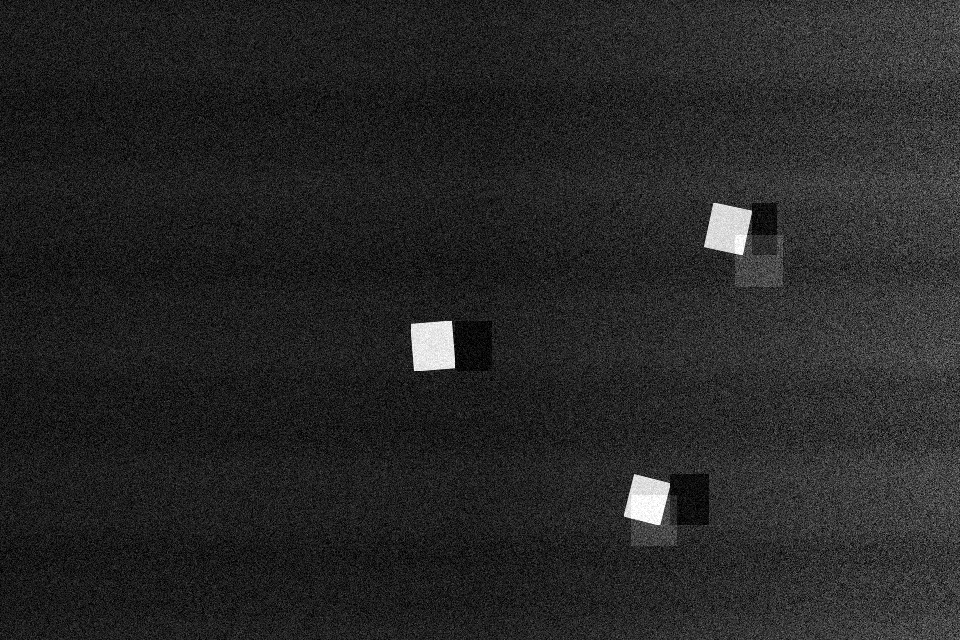
#> input picture sonar-guard-ai prototype/data/samples/sss_adv_barrels_02.png, 960 x 640 px
$ python -i yolo_branch.py   (imports and definitions only)
#> lines starting #> are read from the running program, lines starting #| are printed output that depends on the picture; after the words box and inside, x2 and y2 are one past the last pixel; in counts of white or black regions, pixels touching at a corner belong together
#> further down, picture is the input picture: shape (640, 960); min 0, max 255, mean 38.2
from __future__ import annotations

from dataclasses import dataclass, field
import cv2
import numpy as np

from app.config import DEBRIS_CLASSES, WEIGHTS_DIR, YOLO_CONFIDENCE


@dataclass
class Detection:
    x: int
    y: int
    w: int
    h: int
    score: float
    label: str
    source: str
    extras: dict = field(default_factory=dict)


class YoloBranch:
    """Known-class detector. Uses Ultralytics if weights exist, else OpenCV blobs."""

    def __init__(self) -> None:
        self._model = None
        weights = WEIGHTS_DIR / "yolo11n.pt"
        sonar_weights = WEIGHTS_DIR / "sonar_yolo11.pt"
        candidate = sonar_weights if sonar_weights.exists() else weights
        if candidate.exists():
            try:
                from ultralytics import YOLO

                self._model = YOLO(str(candidate))
            except Exception:
                self._model = None

    def detect(self, image: np.ndarray) -> list[Detection]:
        if self._model is not None:
            return self._yolo(image)
        return self._blob_fallback(image)

    def _yolo(self, image: np.ndarray) -> list[Detection]:
        rgb = cv2.cvtColor(image, cv2.COLOR_GRAY2BGR)
        results = self._model.predict(rgb, conf=YOLO_CONFIDENCE, verbose=False)
        detections: list[Detection] = []
        for result in results:
            if result.boxes is None:
                continue
            for box in result.boxes:
                x1, y1, x2, y2 = [int(v) for v in box.xyxy[0].tolist()]
                cls_id = int(box.cls[0]) if box.cls is not None else 0
                name = result.names.get(cls_id, DEBRIS_CLASSES[min(cls_id, len(DEBRIS_CLASSES) - 1)])
                detections.append(
                    Detection(
                        x=x1,
                        y=y1,
                        w=max(x2 - x1, 1),
                        h=max(y2 - y1, 1),
                        score=float(box.conf[0]),
                        label=name,
                        source="yolov11",
                    )
                )
        return detections

    def _blob_fallback(self, image: np.ndarray) -> list[Detection]:
        """Placeholder detector so the demo runs before sonar-trained YOLO weights exist."""
        blur = cv2.GaussianBlur(image, (5, 5), 0)
        _, mask = cv2.threshold(blur, 0, 255, cv2.THRESH_BINARY + cv2.THRESH_OTSU)
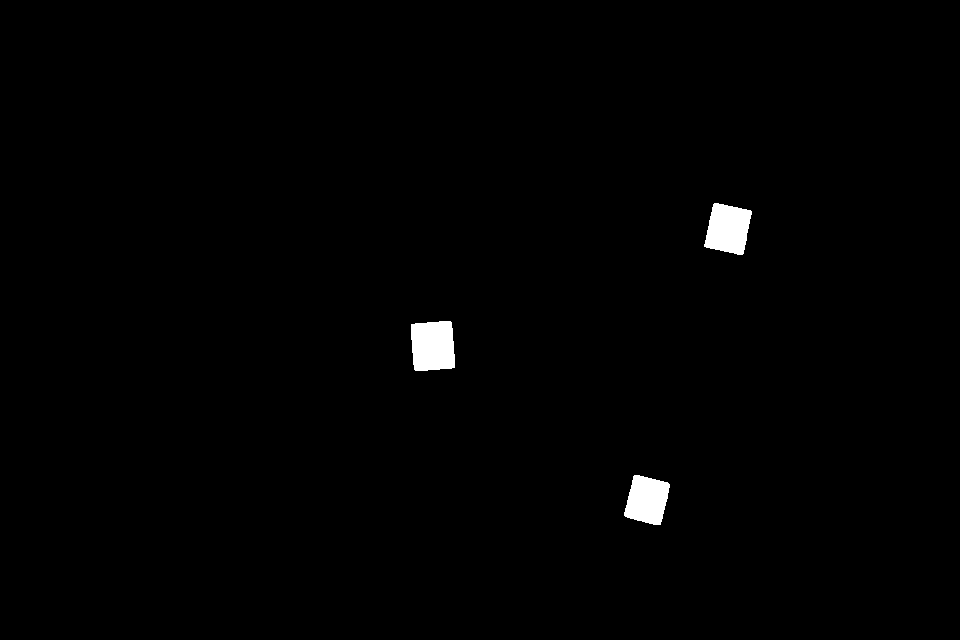
#> mask: shape (640, 960); 0.9% white; 3 white regions
        contours, _ = cv2.findContours(mask, cv2.RETR_EXTERNAL, cv2.CHAIN_APPROX_SIMPLE)
#> contours = 3 contours; box (x1, y1, x2, y2) and area: (411, 321, 455, 371) 1904, (704, 203, 752, 255) 1748, (624, 475, 670, 525) 1604
        detections: list[Detection] = []
        h, w = image.shape
#> h = 640; w = 960
        area_total = h * w
#> area_total = 614400
        min_area = min(area_total * 0.002, 1500)
#> min_area = 1228.8
        min_area = max(min_area, 180)
        for contour in contours:
            x, y, bw, bh = cv2.boundingRect(contour)
            area = bw * bh
            if area < min_area or bw > w * 0.6 or bh > h * 0.6:
                continue
            crop = image[y : y + bh, x : x + bw]
            brightness = float(np.mean(crop) / 255.0)
            aspect = bw / max(bh, 1)
            label = _heuristic_class(aspect, brightness)
            detections.append(
                Detection(
                    x=x,
                    y=y,
                    w=bw,
                    h=bh,
                    score=min(0.45 + brightness * 0.4, 0.92),
                    label=label,
                    source="blob_fallback",
                    extras={"note": "Replace with sonar-trained YOLOv11 weights in weights/sonar_yolo11.pt"},
                )
            )
#> this loop made 3 passes
#> (x, y, bw, bh, area, brightness, aspect) on passes 1 to 3: (624, 475, 46, 50, 2300, 0.725, 0.92), (411, 321, 44, 50, 2200, 0.832, 0.88), (704, 203, 48, 52, 2496, 0.684, 0.923)
#> pass 1, in _blob_fallback, `crop = image[y : y + bh, x : x + bw]`:
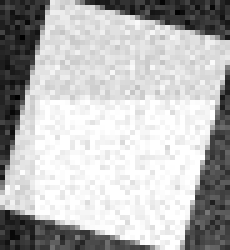
#> crop: shape (50, 46) (shown 5 times larger); min 0, max 255, mean 184.8
#> pass 2, in _blob_fallback, `crop = image[y : y + bh, x : x + bw]`:
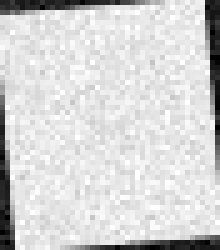
#> crop: shape (50, 44) (shown 5 times larger); min 0, max 255, mean 212.2
#> pass 3, in _blob_fallback, `crop = image[y : y + bh, x : x + bw]`:
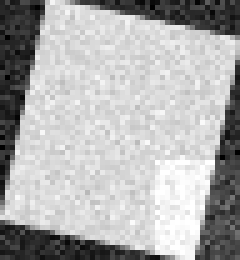
#> crop: shape (52, 48) (shown 5 times larger); min 0, max 255, mean 174.4
#> after the loop, detections = 3 items
        detections.sort(key=lambda d: d.score, reverse=True)
        return detections[:15]


def _heuristic_class(aspect: float, brightness: float) -> str:
    if aspect > 2.4:
        return "plastic_net"
    if 0.75 <= aspect <= 1.25 and brightness > 0.45:
        return "metal_barrel"
    if 0.8 <= aspect <= 1.4:
        return "tire"
    if aspect < 0.7:
        return "wood_wreck"
    return "unclassified"

>>> import cv2
>>> picture = cv2.imread('../../data/samples/sss_adv_barrels_02.png', cv2.IMREAD_GRAYSCALE)
>>> result = YoloBranch().detect(picture)
#> result = 3 items

$ run again, on sonar-guard-ai prototype/data/samples/sss_adv_mixed_03.png
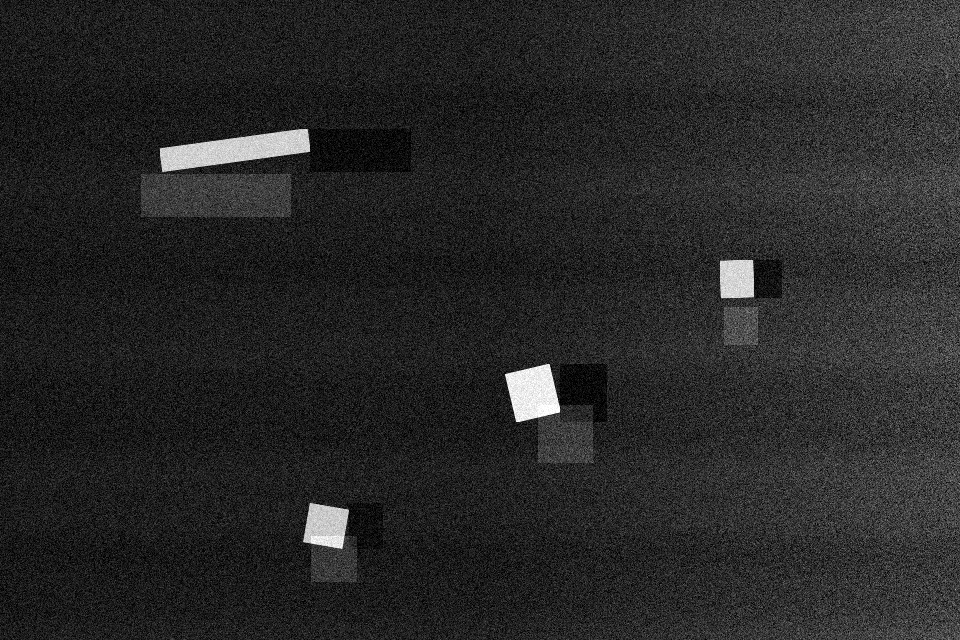
#> input picture sonar-guard-ai prototype/data/samples/sss_adv_mixed_03.png, 960 x 640 px
#> picture is the input picture: shape (640, 960); min 0, max 255, mean 39.6
#> in _blob_fallback, `_, mask = cv2.threshold(blur, 0, 255, cv2.THRESH_BINARY + cv2.THRESH_O..`:
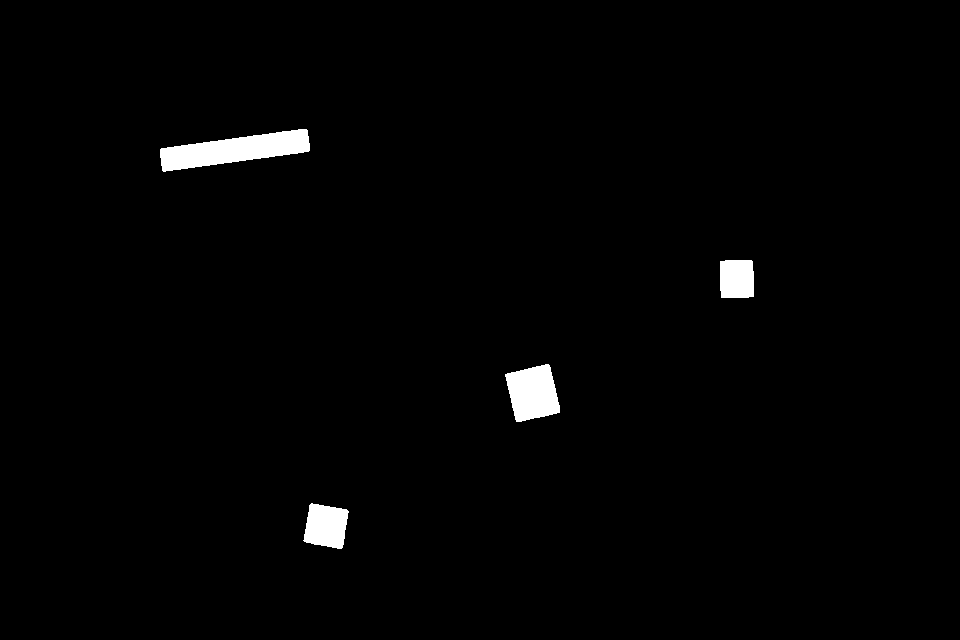
#> mask: shape (640, 960); 1.4% white; 4 white regions
#> contours = 4 contours; box (x1, y1, x2, y2) and area: (160, 129, 310, 172) 3372, (505, 364, 560, 422) 2222, (303, 503, 349, 549) 1516, (720, 260, 754, 298) 1194
#> the loop in _blob_fallback, `for contour in contours:` made 4 passes
#> (x, y, bw, bh, area, brightness, aspect, label) on passes 1 to 4: (303, 503, 46, 46, 2116, 0.65, 1, 'metal_barrel'), (505, 364, 55, 58, 3190, 0.709, 0.948, 'metal_barrel'), (720, 260, 34, 38, 1292, 0.822, 0.895, 'metal_barrel'), (160, 129, 150, 43, 6450, 0.499, 3.49, 'plastic_net')
#> after the loop in _blob_fallback, `for contour in contours:`:
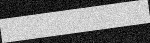
#> crop: shape (43, 150); min 0, max 250, mean 127.2
#> after the loop in _blob_fallback, `for contour in contours:`: detections = 4 items

$ run again, on sonar-guard-ai prototype/data/samples/sss_adv_nets_01.png
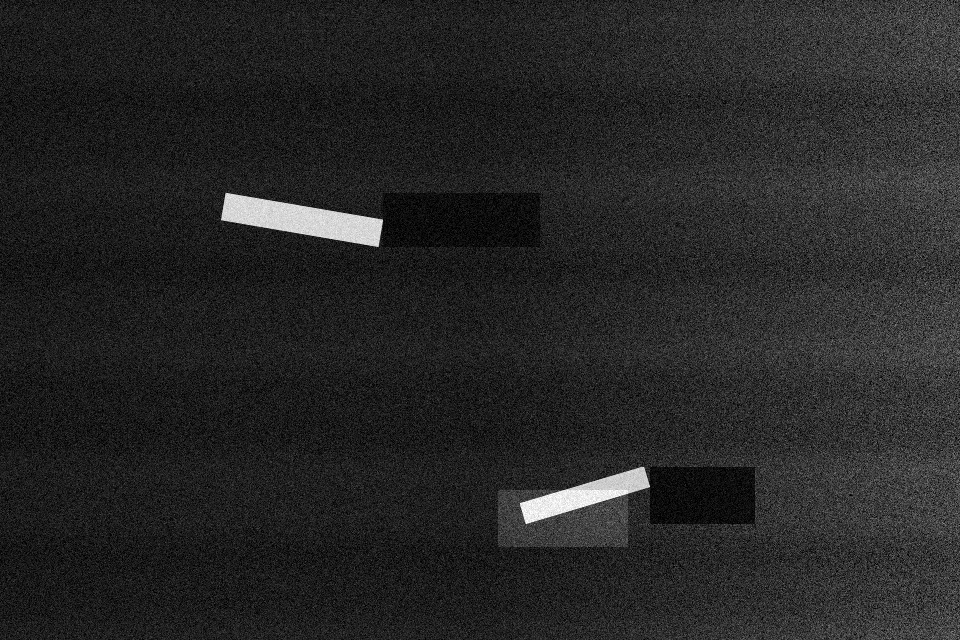
#> input picture sonar-guard-ai prototype/data/samples/sss_adv_nets_01.png, 960 x 640 px
#> picture is the input picture: shape (640, 960); min 0, max 255, mean 38.4
#> in _blob_fallback, `_, mask = cv2.threshold(blur, 0, 255, cv2.THRESH_BINARY + cv2.THRESH_O..`:
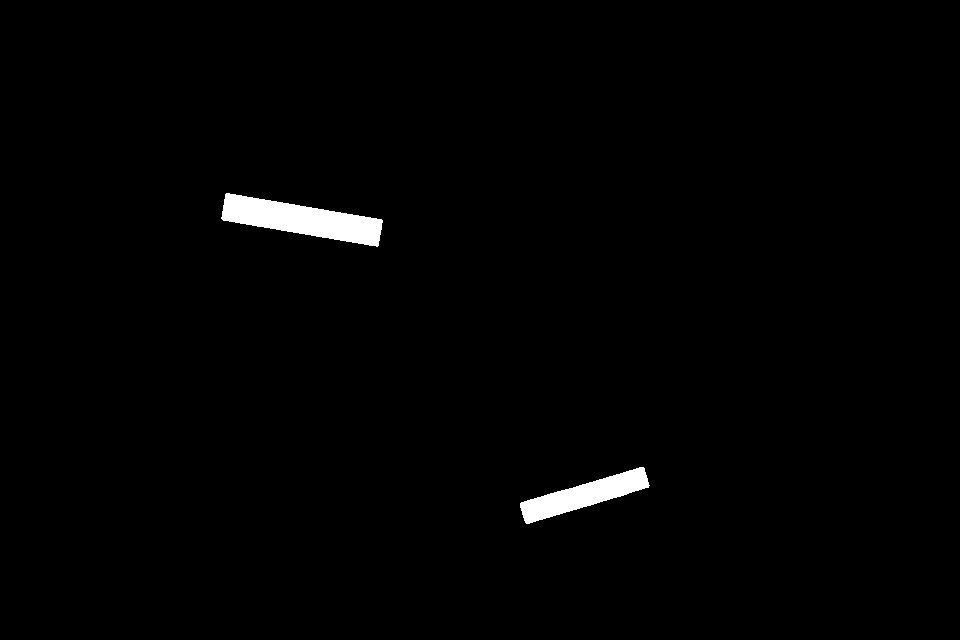
#> mask: shape (640, 960); 1.2% white; 2 white regions
#> contours = 2 contours; box (x1, y1, x2, y2) and area: (221, 193, 383, 247) 4262, (520, 467, 650, 524) 2762
#> the loop in _blob_fallback, `for contour in contours:` made 2 passes
#> (x, y, bw, bh, area, brightness, aspect, label) on passes 1 to 2: (520, 467, 130, 57, 7410, 0.459, 2.28, 'unclassified'), (221, 193, 162, 54, 8748, 0.484, 3, 'plastic_net')
#> pass 2, in _blob_fallback, `crop = image[y : y + bh, x : x + bw]`:
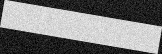
#> crop: shape (54, 162); min 0, max 249, mean 123.4
#> after the loop in _blob_fallback, `for contour in contours:`: detections = 2 items
